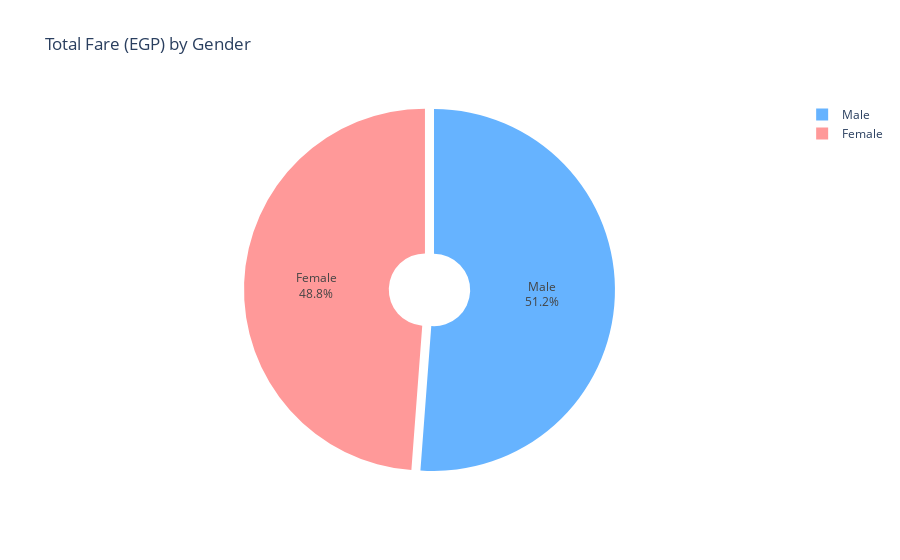

Source (notebook cell):
### Code cell
# Pie chart showing the percentage and total fare distribution by gender using Plotly
import plotly.express as px
data = pd.DataFrame({
    'gender': ['Female', 'Male'],
    'fare_egp': [102242.6975, 107256.4500]
})
fig = px.pie(
    data,
    names='gender',
    values='fare_egp',
    title='Total Fare (EGP) by Gender',
    color='gender',
    color_discrete_map={'Female': '#ff9999', 'Male': '#66b3ff'},
    hole=0.2 
)
fig.update_traces(textinfo='percent+label', pull=[0.05, 0]) 
fig.show()

### Figure 1 — Plotly figure (JSON) as saved in the notebook; plotly's stock layout.template omitted (floating-point values rounded to 4 significant figures)
{"data": [{"customdata": [["Female"], ["Male"]], "domain": {"x": [0, 1], "y": [0, 1]}, "hole": 0.2, "hovertemplate": "gender=%{customdata[0]}<br>fare_egp=%{value}<extra></extra>", "labels": ["Female", "Male"], "legendgroup": "", "marker": {"colors": ["#ff9999", "#66b3ff"]}, "name": "", "pull": [0.05, 0], "showlegend": true, "textinfo": "percent+label", "type": "pie", "values": [102200.0, 107300.0]}], "layout": {"autosize": true, "legend": {"tracegroupgap": 0}, "title": {"text": "Total Fare (EGP) by Gender"}}}
